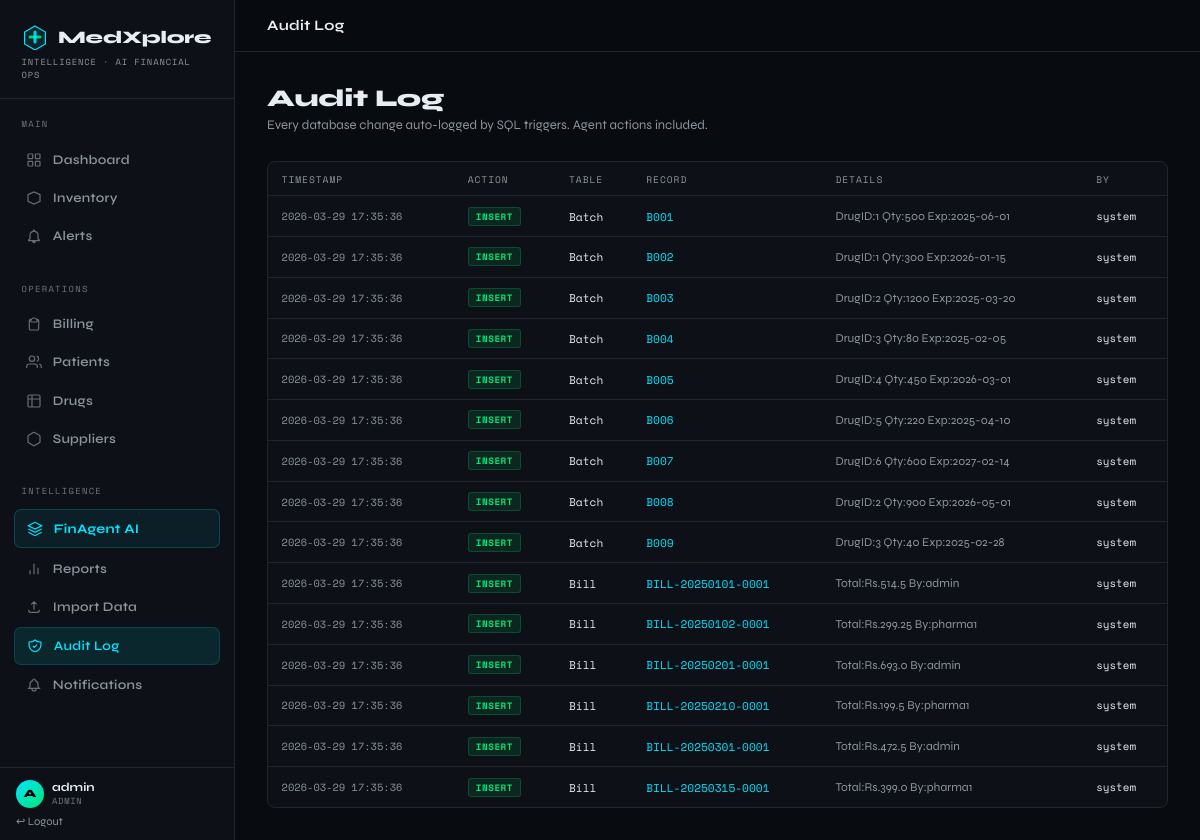
Page /audit (signed in) on the committed database.
### tables this page shows
CREATE TABLE AuditLog (
    log_id INTEGER PRIMARY KEY AUTOINCREMENT,
    action TEXT NOT NULL, table_name TEXT NOT NULL,
    record_id TEXT NOT NULL, details TEXT,
    done_by TEXT DEFAULT 'system',
    timestamp TEXT DEFAULT (datetime('now'))
);

### app.py (the view)
@app.route("/audit")
@admin_required
def audit():
    return render_template("audit.html",
                           logs=query("SELECT * FROM AuditLog ORDER BY timestamp DESC LIMIT 300"))

### app.py (called while the page is built)
def get_db():
    if "db" not in g:
        g.db = sqlite3.connect(DB_PATH)
        g.db.row_factory = sqlite3.Row
        g.db.execute("PRAGMA foreign_keys = ON")
    return g.db

def query(sql, args=(), one=False):
    cur = get_db().execute(sql, args)
    rv  = cur.fetchall()
    return (rv[0] if rv else None) if one else rv

def admin_required(f):
    from functools import wraps
    @wraps(f)
    def d(*a, **kw):
        if "user" not in session: return redirect(url_for("login"))
        if session["user"]["role"] != "admin":
            flash("Admin access required.", "danger")
            return redirect(url_for("dashboard"))
        return f(*a, **kw)
    return d

@app.context_processor
def inject_globals():
    stats = None
    try:
        if "user" in session:
            stats = get_stats()
    except Exception:
        pass
    return {"now": datetime.now(), "stats": stats}

### templates/audit.html (shortened to what this page needs)
{% extends "base.html" %}
{% block topbar_title %}Audit Log{% endblock %}
{% block content %}
<div class="page-header"><h1>Audit Log</h1><p>Every database change auto-logged by SQL triggers. Agent actions included.</p></div>
<div class="card">
  <table>
    <thead><tr><th>Timestamp</th><th>Action</th><th>Table</th><th>Record</th><th>Details</th><th>By</th></tr></thead>
    <tbody>
    {% for log in logs %}
    <tr>
      <td style="font-family:var(--font-mono);font-size:.65rem;color:var(--muted)">{{ log.timestamp }}</td>
      <td>
        <span class="badge {% if log.action=='INSERT' %}badge-good{% elif log.action=='DELETE' %}badge-expired{% elif 'AGENT' in log.action %}badge-info{% else %}badge-warning{% endif %}">
          {{ log.action }}
        </span>
      </td>
      <td style="font-family:var(--font-mono);font-size:.7rem">{{ log.table_name }}</td>
      <td style="font-family:var(--font-mono);font-size:.7rem;color:var(--accent)">{{ log.record_id }}</td>
      <td style="font-size:.75rem;color:var(--muted);max-width:280px">{{ log.details }}</td>
      <td style="font-family:var(--font-mono);font-size:.68rem">{{ log.done_by }}</td>
    </tr>
    {% else %}
    <tr><td colspan="6"><div class="empty-msg">No audit entries</div></td></tr>
    {% endfor %}
    </tbody>
  </table>
</div>
{% endblock %}

### templates/base.html (style rules this page uses)
:root { --bg:#080c10; --surface:#0d1117; --surface2:#161b22; --surface3:#1c2128; --border:#21262d; --border2:#30363d; --text:#e6edf3; --muted:#8b949e; --muted2:#6e7681; --accent:#00e5ff; --accent2:#00b4cc; --green:#00e576; --yellow:#f0c040; --orange:#ff8800; --red:#ff3b3b; --sidebar:235px; --font-head:'Syne',sans-serif; --font-mono:'Space Mono',monospace; }
*,*::before,*::after { box-sizing:border-box;margin:0;padding:0 }
html { scroll-behavior:smooth }
body { background:var(--bg);color:var(--text);font-family:var(--font-head);min-height:100vh;display:flex }
.page-header { margin-bottom:1.75rem }
.page-header h1 { font-size:1.5rem;font-weight:800;letter-spacing:-.01em }
.page-header p { color:var(--muted);font-size:.82rem;margin-top:.25rem }
.card { background:var(--surface);border:1px solid var(--border);border-radius:8px }
.badge { display:inline-block;font-family:var(--font-mono);font-size:.58rem;font-weight:700;letter-spacing:.06em;padding:2px 7px;border-radius:3px;text-transform:uppercase }
.badge-good { background:rgba(0,229,118,.1);color:var(--green);border:1px solid rgba(0,229,118,.2) }
table { width:100%;border-collapse:collapse;font-size:.8rem }
thead th { font-family:var(--font-mono);font-size:.6rem;letter-spacing:.1em;text-transform:uppercase;color:var(--muted);padding:.6rem .85rem;text-align:left;border-bottom:1px solid var(--border);font-weight:400 }
tbody td { padding:.65rem .85rem;border-bottom:1px solid var(--border);vertical-align:middle }
tbody tr:last-child td { border-bottom:none }

### rows in the picture
AuditLog: timestamp "2026-03-29 17:35:36", action "INSERT", table_name "Batch", record_id "B001", details "DrugID:1 Qty:500 Exp:2025-06-01", done_by "system"
AuditLog: timestamp "2026-03-29 17:35:36", action "INSERT", table_name "Batch", record_id "B002", details "DrugID:1 Qty:300 Exp:2026-01-15", done_by "system"
AuditLog: timestamp "2026-03-29 17:35:36", action "INSERT", table_name "Batch", record_id "B003", details "DrugID:2 Qty:1200 Exp:2025-03-20", done_by "system"
AuditLog: timestamp "2026-03-29 17:35:36", action "INSERT", table_name "Batch", record_id "B004", details "DrugID:3 Qty:80 Exp:2025-02-05", done_by "system"
AuditLog: timestamp "2026-03-29 17:35:36", action "INSERT", table_name "Batch", record_id "B005", details "DrugID:4 Qty:450 Exp:2026-03-01", done_by "system"
AuditLog: timestamp "2026-03-29 17:35:36", action "INSERT", table_name "Batch", record_id "B006", details "DrugID:5 Qty:220 Exp:2025-04-10", done_by "system"
AuditLog: timestamp "2026-03-29 17:35:36", action "INSERT", table_name "Batch", record_id "B007", details "DrugID:6 Qty:600 Exp:2027-02-14", done_by "system"
AuditLog: timestamp "2026-03-29 17:35:36", action "INSERT", table_name "Batch", record_id "B008", details "DrugID:2 Qty:900 Exp:2026-05-01", done_by "system"
AuditLog: timestamp "2026-03-29 17:35:36", action "INSERT", table_name "Batch", record_id "B009", details "DrugID:3 Qty:40 Exp:2025-02-28", done_by "system"
AuditLog: timestamp "2026-03-29 17:35:36", action "INSERT", table_name "Bill", record_id "BILL-20250101-0001", details "Total:Rs.514.5 By:admin", done_by "system"
AuditLog: timestamp "2026-03-29 17:35:36", action "INSERT", table_name "Bill", record_id "BILL-20250102-0001", details "Total:Rs.299.25 By:pharma1", done_by "system"
AuditLog: timestamp "2026-03-29 17:35:36", action "INSERT", table_name "Bill", record_id "BILL-20250201-0001", details "Total:Rs.693.0 By:admin", done_by "system"
AuditLog: timestamp "2026-03-29 17:35:36", action "INSERT", table_name "Bill", record_id "BILL-20250210-0001", details "Total:Rs.199.5 By:pharma1", done_by "system"
AuditLog: timestamp "2026-03-29 17:35:36", action "INSERT", table_name "Bill", record_id "BILL-20250301-0001", details "Total:Rs.472.5 By:admin", done_by "system"
AuditLog: timestamp "2026-03-29 17:35:36", action "INSERT", table_name "Bill", record_id "BILL-20250315-0001", details "Total:Rs.399.0 By:pharma1", done_by "system"

### other values in the picture
{{ session.user.username[0].upper() }} "A"
{{ session.user.username }} "admin"
{{ session.user.role }} "ADMIN"
